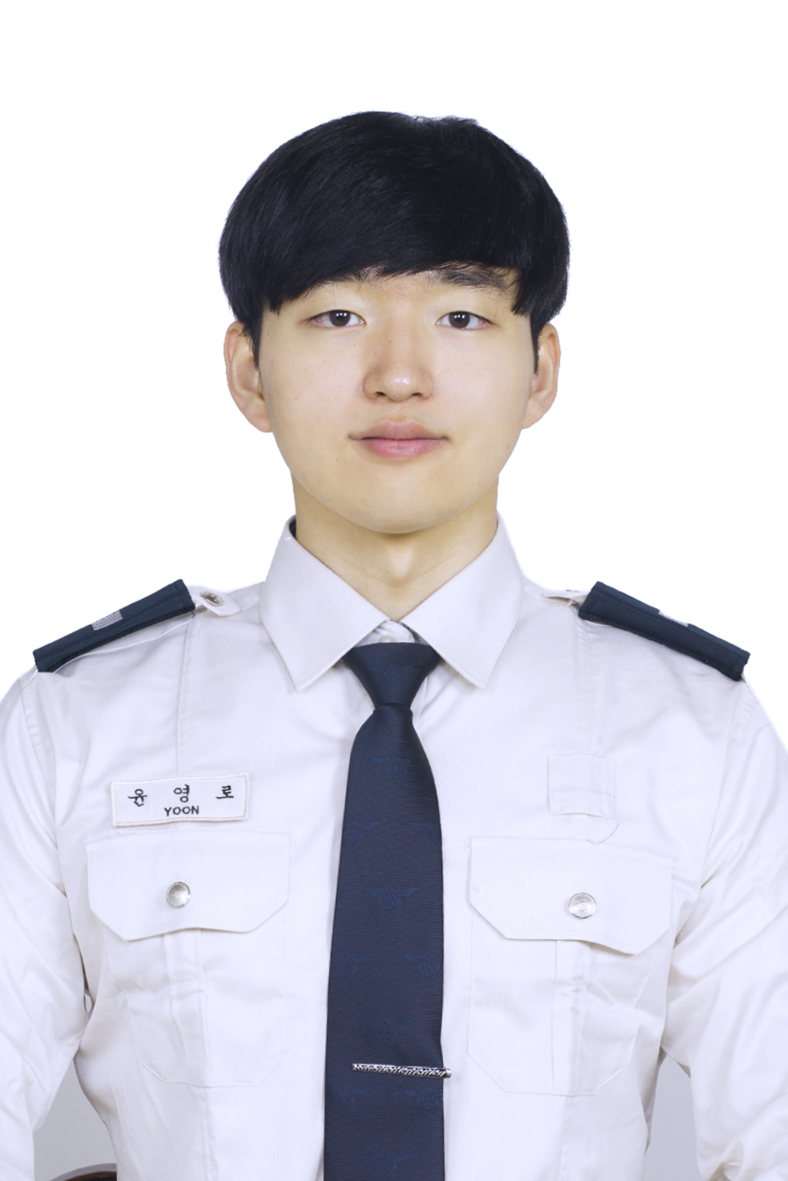
#> input picture Image Processing/yyr.JPG, 2362 x 3543 px, found by its file name (shown at 1/3 size)
$ jupyter execute --allow-errors main.ipynb   (shell and % lines are left out)
#> lines starting #> are read from the running program, lines starting #| are printed output that depends on the picture
# Definition

## Graphic
- Representation of a 3D object

## Image
- Graphic converted for 2D display by Rendering

## Raster vs Vector
| Raster Graphics | Vector Graphics |
| - | - |
| Composed of pixels | Composed of paths |
| Repfresh process is independent of the complexity of the image | Filcker when the number of primitives in the image become too larger |
| Scan conversion required | Scan conversion not required |
| Pixel approximation | Draw continuous and smooth lines |
| Cheap | Expensive |
| More space required | Less space required |
| .BMP, .TIF, .GIF, .JPG | .SVG, .PDF, .EPS, .AI, .DXF |

## Hierachy
```
                    Video    ---------> Frames per second
                      |
                      | Collection of
                      |
Color Space <------ Image    ---------> Size
                   /  |
                  /   |
             Channel  | Collection of
                      |
                    Pixel
                     / \
                    /   \
              Location  Color

```

## Image Category
- Binary Image
- Black and White Image
- 8bit Color Image
- 16bit Color Image
- 24bit Color Image

## Color Space

### Gray Scale
- ```0-255``` 8bit brigtness
- Can be normalized as ```0-1```

### RGB
- ```Height X Width X Channel```

### HSV

#### Concepts
- Hue := arange the spectrum of visible ray like **Ring**. 0 and 360 degree is **RED**
- Saturation := The depth of Hue. 0% is gray scale and 100% is full Hue
- Value := The brightness of Hue. 0% is black and 100% is pure white or red

#### Convert to RGB
- ```matplotlib.pyplot.imshow``` Can't show HSV image
- ```matploblib.colors.hsv_to_rgb``` and ```matplotlib.colors.rgb_to_hsv``` are used

### + Alpha Channel
- RGBA, HSVA

# Image Processing

## Goal
- Get enhanced images to extract some useful informations

## Steps
1. Importing the image via image acquisition tools
2. Analysing and manipulating the image
3. Output in which result can be altered image or a report which is based on analysing that image
```
             Image Read
                  |
                  |
    Low/High level image processing
         |               |
         |               |
    Image Write  Image Visualization
```

```
Input data   ------>   Pre-processing   ------>   Feature Extraction   ------>   ML Model
- Images               - Getting the data ready   - Find info about image        - Learn from the features to apply
- Videos               - Standarize               - Ex) Bike's handle pos, etc   - Ex Bike(.8), Car(.1), Human(.1)
                       - Transform color
                       - etc
```

## Image Processing vs CV vs CG

### Image Processing
```PIXEL TO PIXEL```
- Image Enhancement
- Super Resolution
- Image Restoration
- Image Compression
- Image Fusion

### Computer Vision
```PIXEL TO SYMBOL```
- Signal Processing
- Pattern Recognition
- Descriptor
- ML
- Data Fusion

### Computer Graphics
```SYMBOL TO PIXEL```
- Modeling
- AR

```
 IP  ----------  CV
   \             /
    \           /
     \         /
      \       /
       \     /
        \   /
         CG
```

| in \ out | image | desc |
| -| - | - |
| image | IP | CV |
| desc | CG | AI |

## Image Processing
- The process of creating a new image from an existing image, typically simplyfing or enhancing the content
- Not concerned with understanding the content of an image
- CV system usually needs IP, preprocessing steps
- Examle
  - Normalize range of colors
  - Cropping or Resizing
  - Removing noises
  - **Feature Extraction, Selection, etc**

### Image Processing for ML/DL
- Tranditional Image pre-processing
  - Image Enhancement
  - Image Analysis
  - Image Compression
  - Edge Detection
  - Segmentation
  - Image Representation & Description

- Essential Processing
  - Uniform image size

- Techniques for improving the performance
  - Uniform Aspect Ratio(Same width-height)
  - Normalized image inputs(Range conversion, etc)
  - Uniform image size
  - Dimensionality Reduction(Convert to gray-scale)
  - Mean and Perturbed images(Standarize images)
    - Perturbing images means move images slightly offsets
  - Data Augmentation(Make image various versions like gray-scale, sharpen, etc)

### Goal
- In tranditional ML, the **IID** condition is supposed. But, the image doesn't fulfill this since the locations of pixel have mutually influences
- By processing images, images are similar to **Structural Data**. So, the condition is fulfilled much more
- Finally, the performance is increased

## Data-Cleaning

### Concepts
- **Sufficiency**: data enough to describe the informaion
- **Representativeness**: data enough to represent the information
  - Sample noise: Non-representative data
  - Sampling bias: Large sample cannot represent the information if it is biased
- **The quality of data**
  - Incompleteness: There are no features or miss values
  - Noiseness: There are wrong records
  - Incorrectness: There are unmatched records

### Raw vs Cleaned(Featured) Data
| Raw | Cleaned |
| - | - |
| No information loss | Some information loss |
| Curse of Dimensionality | Dimensionality Reduction |
| Higher computational cost | Lower computational cost |
| Larger storage needed | Smaller storage needed |

## Feature

### The reasons using features

#### The curse of dimensionality
- By increasing the dimension, The training data required are exponentially increased
- To fill 20% of space,
  - 1D: x^1 = 0.2 ==> x = 0.2
  - 2D: x^2 = 0.2 ==> x ~= 0.45
  - 3D: x^3 = 0.2 ==> x ~= 0.58

#### Solution
- Many Data
- Using important features only
  - Dimensionality Reduction(PCA)
  - Feature Extraction(SVD)
  - Feature Selection(Genetic Algo)
- Knowledge Base
  - Regularzation

```Feature vector that is a array that makes a robust representation of the object```

### Image-specific
- Local features
  - Edge and keypoints such as eye in face etc

- Global features
  - Describe the entire image such as pixel count, color histogram

### Characteristic of good-features
- Identifiable := all data sharing the feature
- Easily tracked and compared
- Consistant accross different scales, lighting conditions, angles, etc
- Still visible in noisy images or when only part of an object is visible

### Manual Feature Extraction
- Domain Knowledge >> Define Features >> Extract Features >> **Done Preprocessing** >> Use it!

### Learn Feature Representation(by DL)
```
           input
             |
       Pre-processing ( except feature-detection)
             |
  --> Feature Mining
 |           |
 |    Feature Selection
 |           |
 |    Feature Reduction            Output
 |           |                        |
 |        Modeling                    |
 |  NO       |       YES              |
  ------  Accept? ---------->  Post-processing(Service)
```
- Preprocessing become less important since **FEATURE AUTOMATICALLY CHECKED**
- **END-TO-END MACHINE LEARNING**

#### Feature Crosses
- By crossing features, the combination of features can provide predictive abilities beyond what those can be provided individually
```
[A X B] has more information than [ A + B ]
```
- Each neuron in layers represents a feature. So DL can have more powerful performances

## Vision System

### Goal
- Translational Invariance
  - Produce a same result regardless of where the target appears in the image
- Locality
  - Focus on a local area, without regard to what else is happening in other parts of the image

## Big-Data vs Small-Data
| Big | Small |
| - | - |
| No overfitting to training data | Overfitting is possible |
| Working with complex models for difficult problems | Working with simple models for easy problems |
| Higher computational cost | Lower computational cost |
| Larger storage needed | Smaller storage needed |

[cell 1]
from IPython.display import Image
Image(r"./ImageProcessLibrary.png")

# Image
- To process images means that they are treated as **arrays**
- To show array as image, use ```matplotlib.pyplot.imshow```
- dType is generally ```uint8``` or ```float32```
- The images should be **THE SAME SIZE**
-

# PIL(Python Image Library)
- Basic image preprocessor

[cell 2]
from PIL import Image
import numpy as np

im = Image.open('./yyr.jpg')
#> im is the input picture: PIL image 2362x3543 RGB; mean R, G, B 211.4, 209.9, 218

#> (the rest of this cell did not finish here and is left out)

# ImageIO
- Support most formats

# OpenCV
- Support less formats, **JPG** is best
- Support most functions
- Porting C to Python directly
- Read image like **BGR** order

[cell 3]
import cv2
import matplotlib.pyplot as plt

img = cv2.imread('yyr.jpg')

# BGR order
plt.imshow(img)
#> (this line was passed over: IPython is not available in this run)
plt.show()

# Convert to RGB order
plt.imshow(img[...,::-1])
#> (this line was passed over: IPython is not available in this run)
# OR
# Innner mechanism is the split and concat in numpy
B, G, R = cv2.split(img)
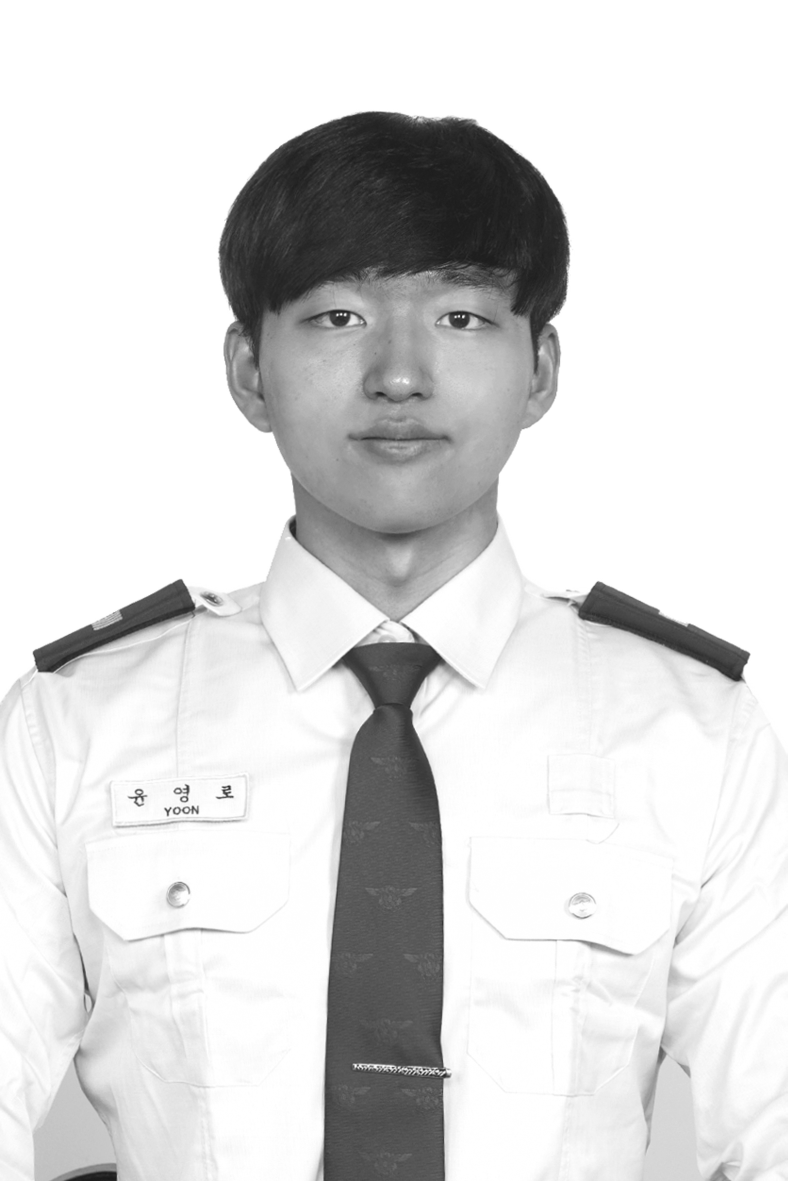
#> B: shape (3543, 2362) (shown at 1/3 size); min 4, max 255, mean 218
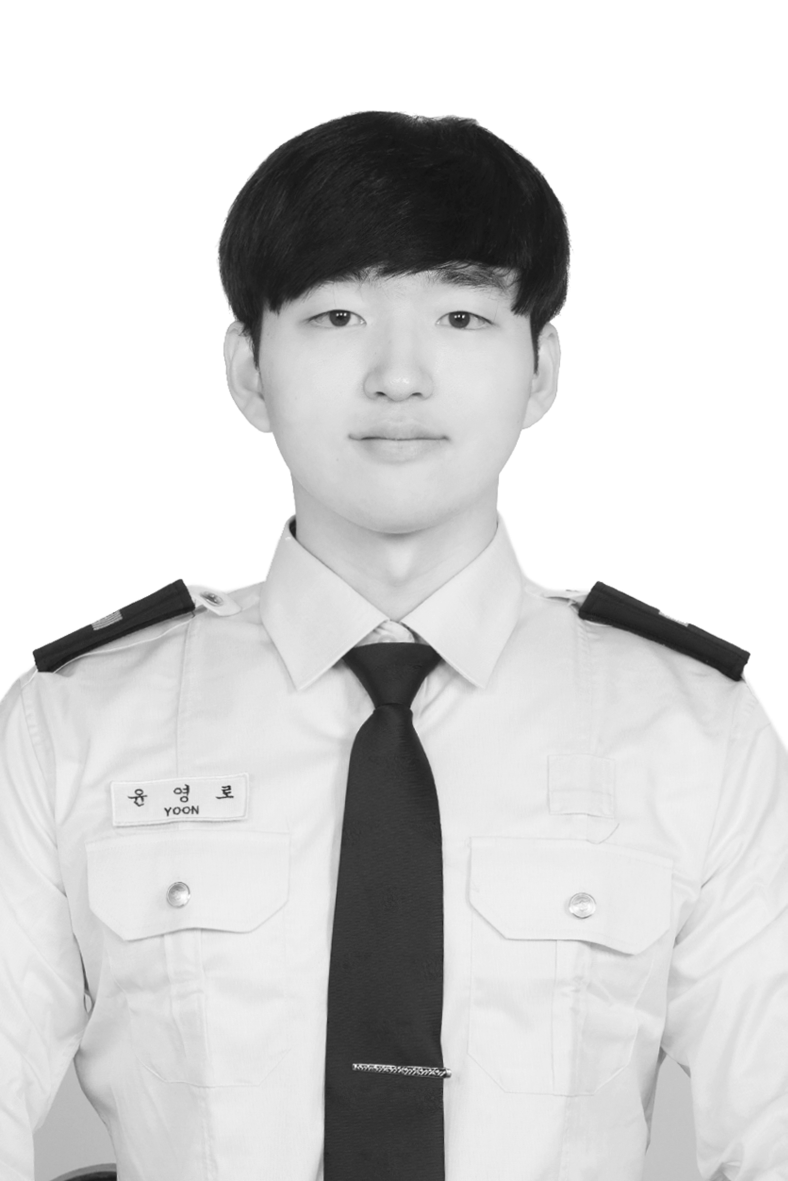
#> R: shape (3543, 2362) (shown at 1/3 size); min 4, max 255, mean 211.4
im2 = cv2.merge((R, G, B))
plt.imshow(im2)
#> (this line was passed over: IPython is not available in this run)
plt.show()

# Reverse
im3 = im2[::-1, ::-1, :]
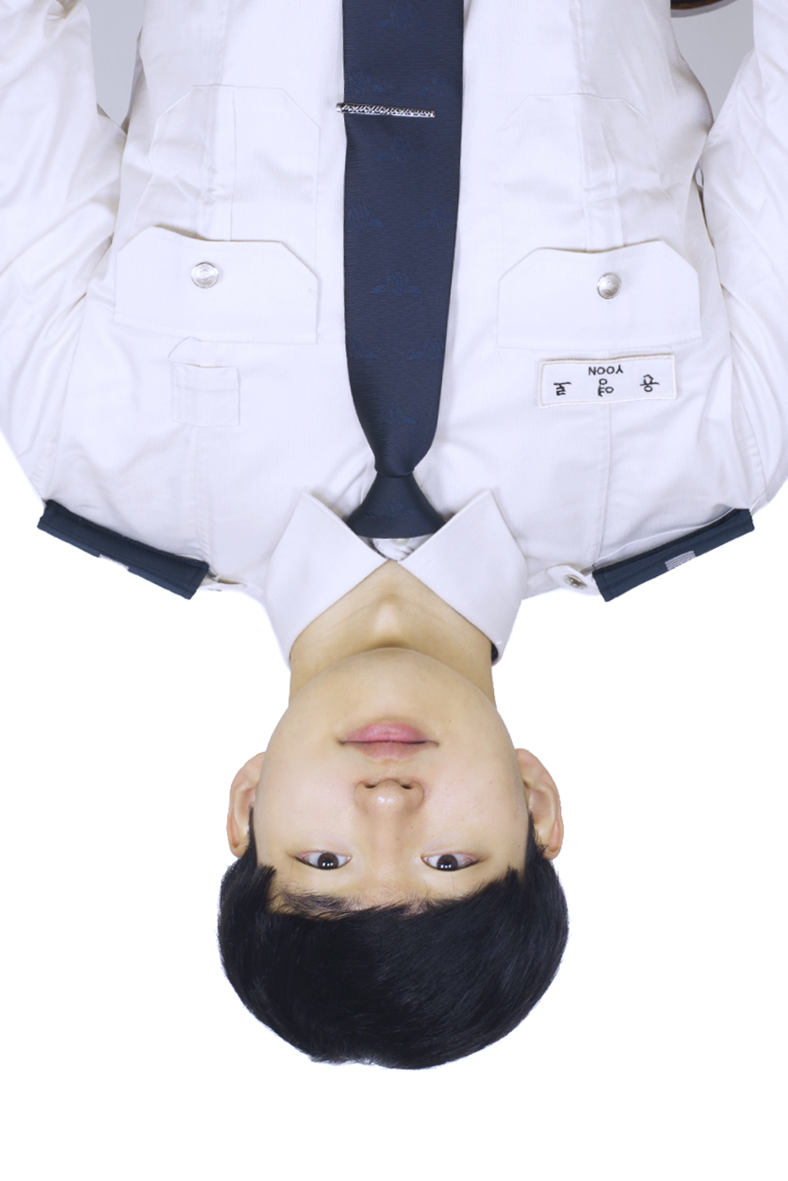
#> im3: shape (3543, 2362, 3) (shown at 1/3 size); mean R, G, B 211.4, 209.9, 218
plt.imshow(im3)
#> (this line was passed over: IPython is not available in this run)
plt.show()


# Mirror
im4 = im2[:, ::-1, :] # Reverse x-axis
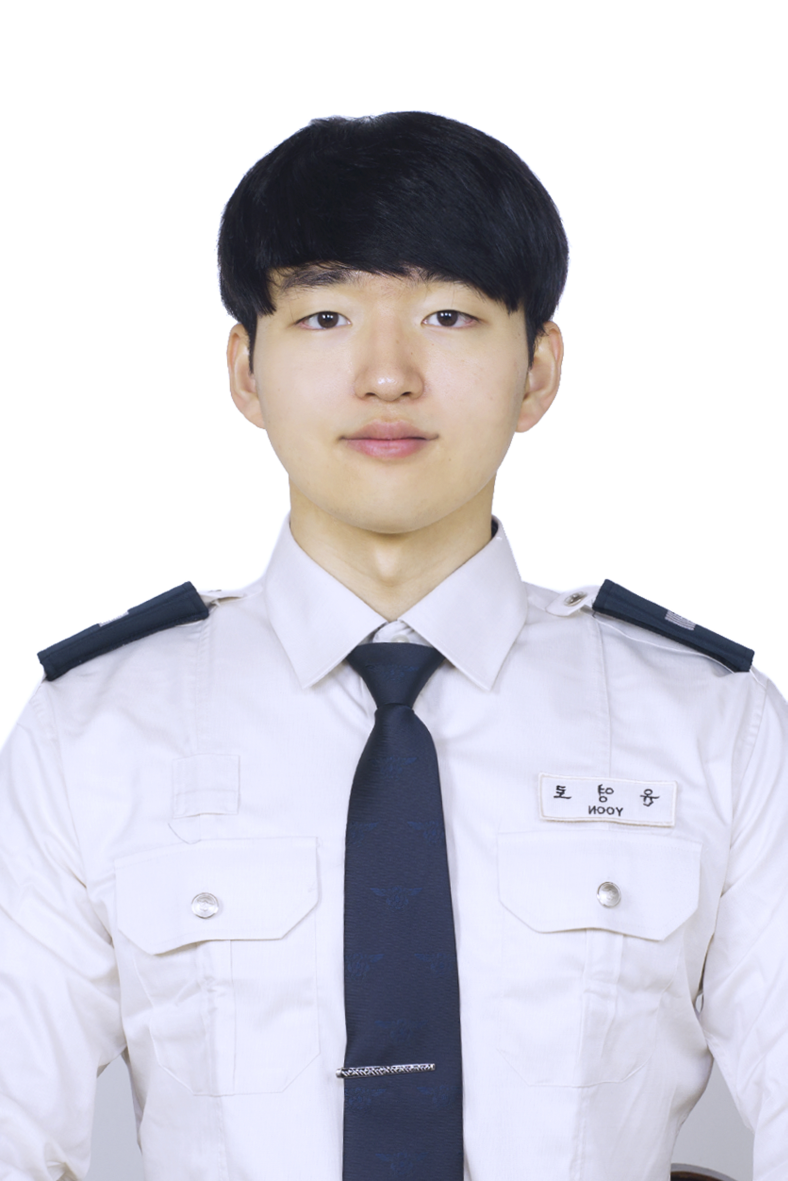
#> im4: shape (3543, 2362, 3) (shown at 1/3 size); mean R, G, B 211.4, 209.9, 218
plt.imshow(im4)
#> (this line was passed over: IPython is not available in this run)
plt.show()

# Scikit-image
- For expert, support variable functions

# Scipy Example

[cell 4]
from scipy import misc
import numpy as np
import matplotlib.pyplot as plt

#> (the rest of this cell did not finish here and is left out)

# Tensorflow Examples

[cell 5]
import tensorflow as tf

#> (the rest of this cell did not finish here and is left out)

# Monkey Patch
- By importing submodules, the base modules can be **EXPANDED**
- And because Matplotlib's state machine selects the context automatically, draw matplotlib in the same cell

## Matplotlib's Draws

### State Machine
https://python-3-patterns-idioms-test.readthedocs.io/en/latest/StateMachine.html

- Applied in the current context without assigning variables
  - The context is choosen in the same cell and the closest context

[cell 6]
import matplotlib.pyplot as plt
plt.figure(figsize=(10,10))
#> (this line was passed over: IPython is not available in this run)
plt.axes((0, 0, .5, .5)) # Left, Botton, Width, Height
#> (this line was passed over: IPython is not available in this run)
